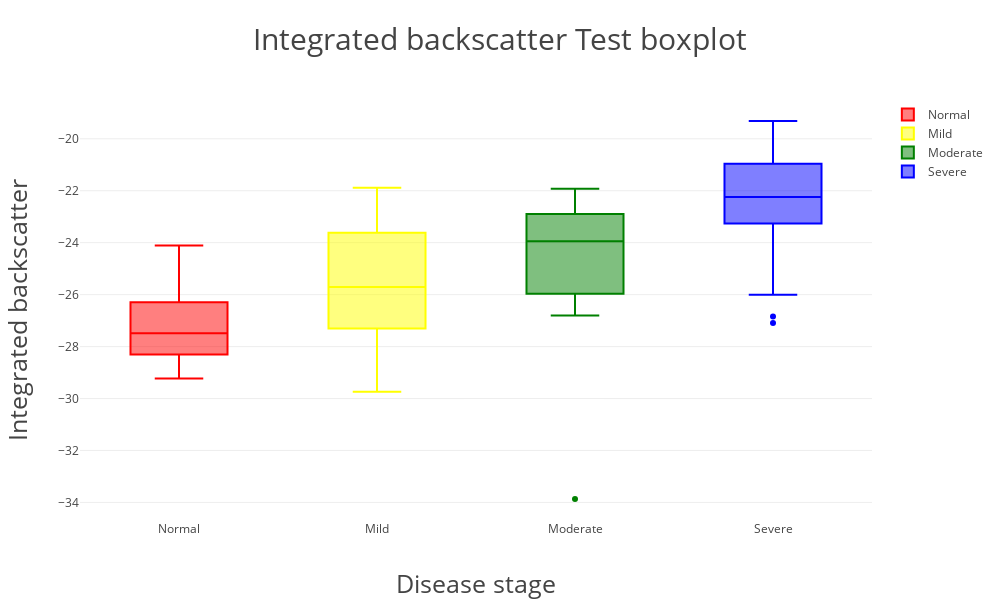
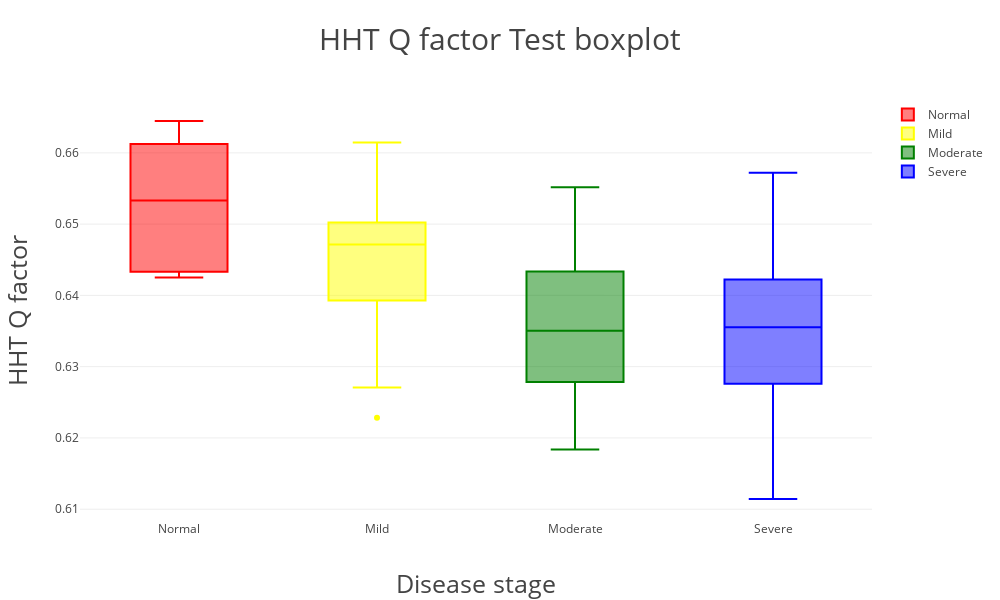
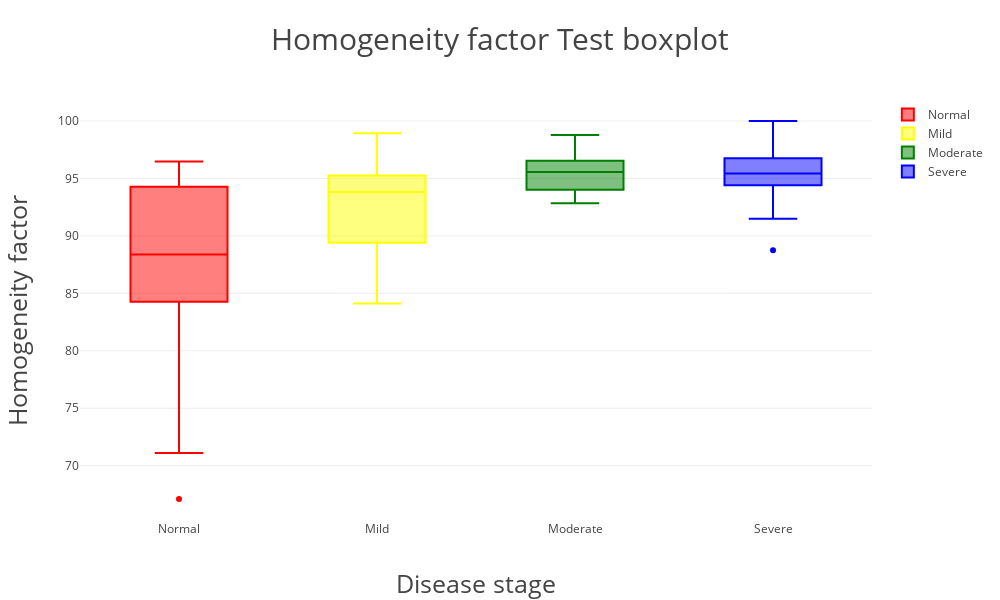

The cell these charts' notebook holds for them, in order:
### Markdown cell above
># test dataset
>>## separate in four period by steatosis:
>>>### Normal : < 5 %
>>>### Mild : 5 ~ 33 %
>>>### Moderate : 33 ~ 66 %
>>>### Severe : > 66 %

### Code cell
# Box plot
# import models
import xlrd
import numpy as np
import plotly.plotly as py
import plotly.graph_objs as go
from plotly.offline import init_notebook_mode, iplot

# open offline plotly
init_notebook_mode(connected=True)

# load data
## New Pathology for test
data = xlrd.open_workbook("NPathology.xlsx").sheets()[0]

y_test = np.zeros((74, 3))
y_test[:, 0] = data.col_values(3)  # y0 = Integrated backscatter
y_test[:, 1] = data.col_values(4)  # y1 = Q factor (HHT)
y_test[:, 2] = data.col_values(6)  # y2 = Homogeneity factor

### group
y0 = []
y1 = []
y2 = []
y3 = []
nrows = data.nrows
for i in range(nrows):  # X = 'T' or 'F' from Pathology data 
    if data.cell(i,1).value < 5:
        y0.append(y_test[i, :].tolist())
    elif data.cell(i,1).value <= 33:
        y1.append(y_test[i, :].tolist())
    elif data.cell(i,1).value <= 66:
        y2.append(y_test[i, :].tolist())
    else:
        y3.append(y_test[i, :].tolist())

### list to array
y0 = np.asarray(y0)
y1 = np.asarray(y1)
y2 = np.asarray(y2)
y3 = np.asarray(y3)

# def box_plot & save
def box_plot(i):
    trace0 = go.Box(y = y0[:, i], name = 'Normal', marker = dict(color = 'red'))
    trace1 = go.Box(y = y1[:, i], name = 'Mild', marker = dict(color = 'yellow'))
    trace2 = go.Box(y = y2[:, i], name = 'Moderate', marker = dict(color = 'green'))
    trace3 = go.Box(y = y3[:, i], name = 'Severe', marker = dict(color = 'blue'))
    layout=go.Layout(height = '600',
                     width = '1000',
                     title = '{0} Test boxplot'.format(categories[i]),
                     titlefont = {'size':'30'},
                     xaxis = {'title':'Disease stage', 'titlefont':{'size':'25'}},
                     yaxis = {'title':'{0}'.format(categories[i]), 'titlefont':{'size':'25'}})
    traces = [trace0, trace1, trace2, trace3]
    fig = go.Figure(data=traces, layout=layout)
    py.image.save_as(fig, filename = 'Data visualization\{0} Test boxplot.png'.format(categories[i]))
    iplot(fig)

# plot & save
categories = ['Integrated backscatter', 'HHT Q factor', 'Homogeneity factor']
for i in range(3):
    box_plot(i)

### Figure 1 — Plotly figure (JSON) as saved in the notebook; plotly's stock layout.template omitted (floating-point values rounded to 4 significant figures)
{"data": [{"marker": {"color": "red"}, "name": "Normal", "type": "box", "uid": "86bce6", "y": [-28.31, -25.14, -24.11, -26.29, -28.9, -27.69, -27.09, -29.23, -27.71, -27.65, -26.11, -27.2, -28.5, -27.32]}, {"marker": {"color": "yellow"}, "name": "Mild", "type": "box", "uid": "4b99cc", "y": [-28.61, -24.95, -28.22, -26.0, -24.46, -23.45, -26.89, -27.39, -26.79, -27.23, -25.41, -23.78, -21.89, -26.18, -24.39, -28.84, -23.38, -29.74, -22.59, -23.14]}, {"marker": {"color": "green"}, "name": "Moderate", "type": "box", "uid": "5c9796", "y": [-22.91, -25.23, -33.87, -25.97, -23.91, -22.65, -25.74, -22.38, -26.8, -26.68, -21.92, -23.71, -22.9, -23.98]}, {"marker": {"color": "blue"}, "name": "Severe", "type": "box", "uid": "69296f", "y": [-22.97, -26.01, -22.63, -21.59, -21.0, -22.23, -19.32, -21.24, -27.09, -20.96, -22.27, -23.27, -26.84, -25.91, -20.5, -21.74, -23.52, -23.05, -22.26, -21.74, -20.51, -19.37, -24.34, -20.43, -20.54, -22.88]}], "layout": {"height": "600", "title": "Integrated backscatter Test boxplot", "titlefont": {"size": "30"}, "width": "1000", "xaxis": {"autorange": true, "range": [-0.5, 3.5], "title": "Disease stage", "titlefont": {"size": "25"}, "type": "category"}, "yaxis": {"autorange": true, "range": [-34.68, -18.51], "title": "Integrated backscatter", "titlefont": {"size": "25"}, "type": "linear"}}}

### Figure 2 — Plotly figure (JSON) as saved in the notebook; plotly's stock layout.template omitted (floating-point values rounded to 4 significant figures)
{"data": [{"marker": {"color": "red"}, "name": "Normal", "type": "box", "uid": "a73f7e", "y": [0.6428, 0.6506, 0.6555, 0.6645, 0.6431, 0.6612, 0.6433, 0.6522, 0.6425, 0.6644, 0.649, 0.659, 0.6632, 0.6544]}, {"marker": {"color": "yellow"}, "name": "Mild", "type": "box", "uid": "bb3cf6", "y": [0.6493, 0.6228, 0.6449, 0.6459, 0.6271, 0.6614, 0.6453, 0.6526, 0.6285, 0.649, 0.6513, 0.6505, 0.6377, 0.6413, 0.65, 0.6409, 0.6484, 0.6486, 0.6287, 0.6535]}, {"marker": {"color": "green"}, "name": "Moderate", "type": "box", "uid": "c53774", "y": [0.6361, 0.634, 0.6493, 0.6373, 0.6302, 0.6434, 0.6552, 0.6278, 0.6513, 0.6274, 0.6326, 0.6204, 0.6416, 0.6184]}, {"marker": {"color": "blue"}, "name": "Severe", "type": "box", "uid": "95f903", "y": [0.6517, 0.6572, 0.6114, 0.6483, 0.6422, 0.6378, 0.6297, 0.6265, 0.6309, 0.635, 0.6116, 0.6492, 0.6361, 0.6434, 0.6344, 0.6409, 0.6325, 0.632, 0.6388, 0.6365, 0.6276, 0.6371, 0.6222, 0.6456, 0.6267, 0.6168]}], "layout": {"height": "600", "title": "HHT Q factor Test boxplot", "titlefont": {"size": "30"}, "width": "1000", "xaxis": {"autorange": true, "range": [-0.5, 3.5], "title": "Disease stage", "titlefont": {"size": "25"}, "type": "category"}, "yaxis": {"autorange": true, "range": [0.6085, 0.6674], "title": "HHT Q factor", "titlefont": {"size": "25"}, "type": "linear"}}}

### Figure 3 — Plotly figure (JSON) as saved in the notebook; plotly's stock layout.template omitted (floating-point values rounded to 4 significant figures)
{"data": [{"marker": {"color": "red"}, "name": "Normal", "type": "box", "uid": "848a3c", "y": [90.29, 85.48, 94.27, 82.72, 96.48, 87.91, 88.86, 94.47, 84.27, 67.1, 94.92, 89.75, 71.1, 86.03]}, {"marker": {"color": "yellow"}, "name": "Mild", "type": "box", "uid": "bf39f5", "y": [97.04, 94.61, 95.22, 93.8, 94.42, 93.58, 94.65, 88.14, 96.02, 95.28, 84.11, 92.06, 97.53, 93.83, 90.03, 88.77, 88.42, 93.01, 98.94, 88.6]}, {"marker": {"color": "green"}, "name": "Moderate", "type": "box", "uid": "879dbc", "y": [94.02, 97.23, 93.68, 96.54, 94.47, 95.59, 97.45, 96.29, 92.85, 93.99, 95.55, 96.17, 94.23, 98.78]}, {"marker": {"color": "blue"}, "name": "Severe", "type": "box", "uid": "edc727", "y": [97.31, 98.14, 97.84, 91.49, 93.81, 96.2, 94.42, 93.52, 96.76, 93.33, 95.8, 88.76, 94.88, 100, 96.57, 96.84, 94.57, 96.07, 95.28, 94.66, 92.28, 96.9, 94.75, 95.18, 95.57, 96.48]}], "layout": {"height": "600", "title": "Homogeneity factor Test boxplot", "titlefont": {"size": "30"}, "width": "1000", "xaxis": {"autorange": true, "range": [-0.5, 3.5], "title": "Disease stage", "titlefont": {"size": "25"}, "type": "category"}, "yaxis": {"autorange": true, "range": [65.27, 101.8], "title": "Homogeneity factor", "titlefont": {"size": "25"}, "type": "linear"}}}
